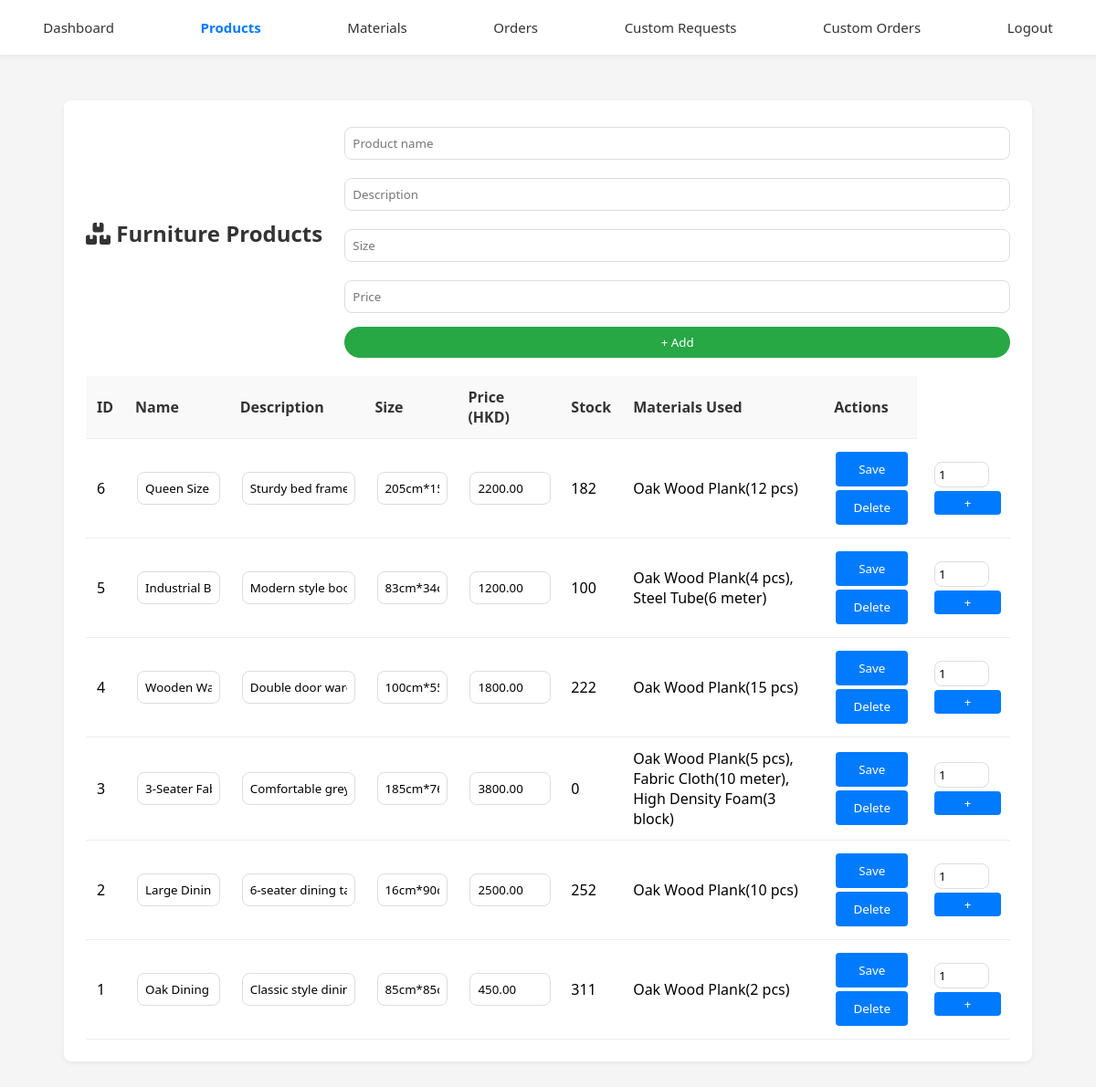
Page /staff/products.php (signed in) on the earlier database version.
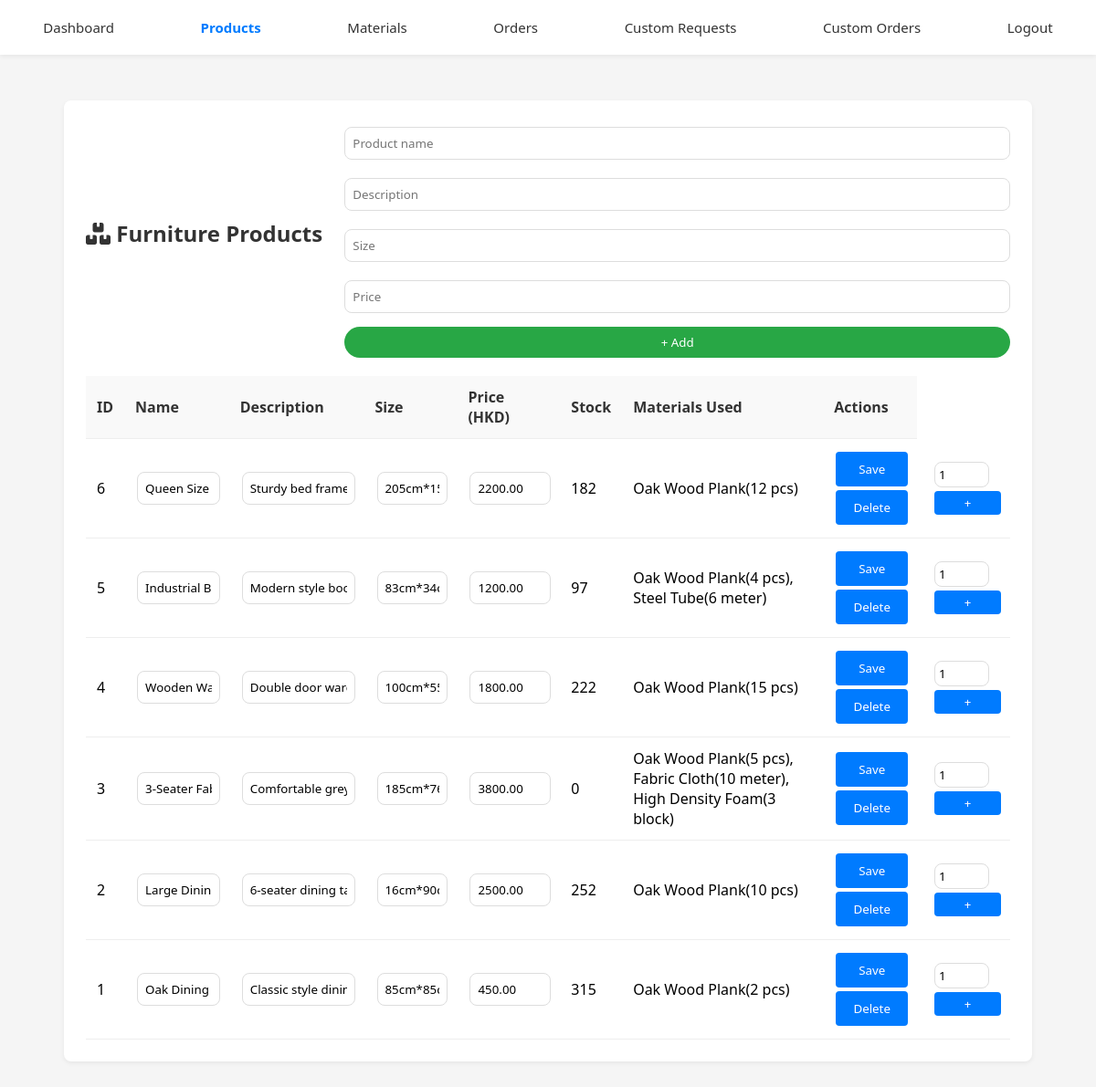
Same page on the later database version.
### tables this page shows
CREATE TABLE `furnitures` (
  `fid` int(11) NOT NULL,
  `fname` varchar(255) NOT NULL,
  `fdesc` varchar(255) NOT NULL,
  `fSize` varchar(120) NOT NULL,
  `fprice` decimal(10,2) NOT NULL,
  `fStock` int(11) NOT NULL,
  `fImgPath` varchar(200) DEFAULT NULL
);

### staff/products.php (the view, shortened to what this page needs)
<?php
require_once 'db_config.php';
$furnitures = $pdo->query("
    SELECT f.*,
           GROUP_CONCAT(CONCAT(m.mname, '(', fm.pmqty, ' ', m.munit, ')') SEPARATOR ', ') AS materials_used
    FROM furnitures f
    LEFT JOIN furniturematerials fm ON f.fid = fm.fid
    LEFT JOIN materials m ON fm.mid = m.mid
    GROUP BY f.fid
    ORDER BY f.fid DESC
")->fetchAll();
?>
<!DOCTYPE html>
<html lang="en">
<head>
    <link rel="stylesheet" href="../CSS/staffStyle.css">
    <link rel="stylesheet" href="https://cdnjs.cloudflare.com/ajax/libs/font-awesome/6.0.0/css/all.min.css">
</head>
<body class="body-staff">
    <div class="nav">
        <a href="dashboard.php">Dashboard</a>
        <a href="products.php" class="active">Products</a>
        <a href="materials.php">Materials</a>
        <a href="orders.php">Orders</a>
        <a href="staff_custom_requests.php">Custom Requests</a>
        <a href="staff_custom_orders.php">Custom Orders</a>
        <a href="logout.php">Logout</a>
    </div>
    <div class="staff-container">
        <div class="table-box">
            <div class="table-tools">
                <h2><i class="fas fa-boxes"></i> Furniture Products</h2>
                <form method="post" style="display:inline;">
                    <input type="text" name="name" placeholder="Product name" required size="10">
                    <input type="text" name="desc" placeholder="Description" size="12">
                    <input type="text" name="size" placeholder="Size" size="10">
                    <input type="number" step="0.01" name="price" placeholder="Price" required size="6">
                    <button type="submit" class="btn-add">+ Add</button>
                </form>
            </div>
            <div style="overflow-x: auto;">
                <table>
                    <thead>
                        <tr>
                            <th>ID</th>
                            <th>Name</th>
                            <th>Description</th>
                            <th>Size</th>
                            <th>Price (HKD)</th>
                            <th>Stock</th>
                            <th>Materials Used</th>
                            <th>Actions</th>
                        </tr>
                    </thead>
                    <tbody>
                    <?php foreach ($furnitures as $f): ?>
                    <tr>
                        <form method="post" style="display:inline-block;">
                            <td><?php echo $f['fid']; ?><input type="hidden" name="id" value="<?php echo $f['fid']; ?>"></td>
                            <td><input type="text" name="name" value="<?php echo htmlspecialchars($f['fname']); ?>" required></td>
                            <td><input type="text" name="desc" value="<?php echo htmlspecialchars($f['fdesc']); ?>"></td>
                            <td><input type="text" name="size" value="<?php echo htmlspecialchars($f['fSize']); ?>"></td>
                            <td><input type="number" step="0.01" name="price" value="<?php echo $f['fprice']; ?>" required></td>
                            <td><?php echo $f['fStock']; ?></td>
                            <td><?php echo htmlspecialchars($f['materials_used']); ?></td>
                            <td>
                                <button type="submit" name="edit">Save</button>
                                <button type="submit" name="delete" onclick="return confirm('Delete this product?')">Delete</button>
                            </td>
                        </form>
                        <td>
                            <form method="post" class="stock-form">
                                <input type="number" name="add_qty" min="1" value="1" required>
                                <button type="submit" name="add_stock">+</button>
                            </form>
                        </td>
                    </tr>
                    <?php endforeach; ?>
                    </tbody>
                </table>
            </div>
        </div>
    </div>
</body>
</html>

Differences in the rows shown:
changed furnitures "Industrial Bookshelf": fStock "100" → "97"
changed furnitures "Oak Dining Chair": fStock "311" → "315"
